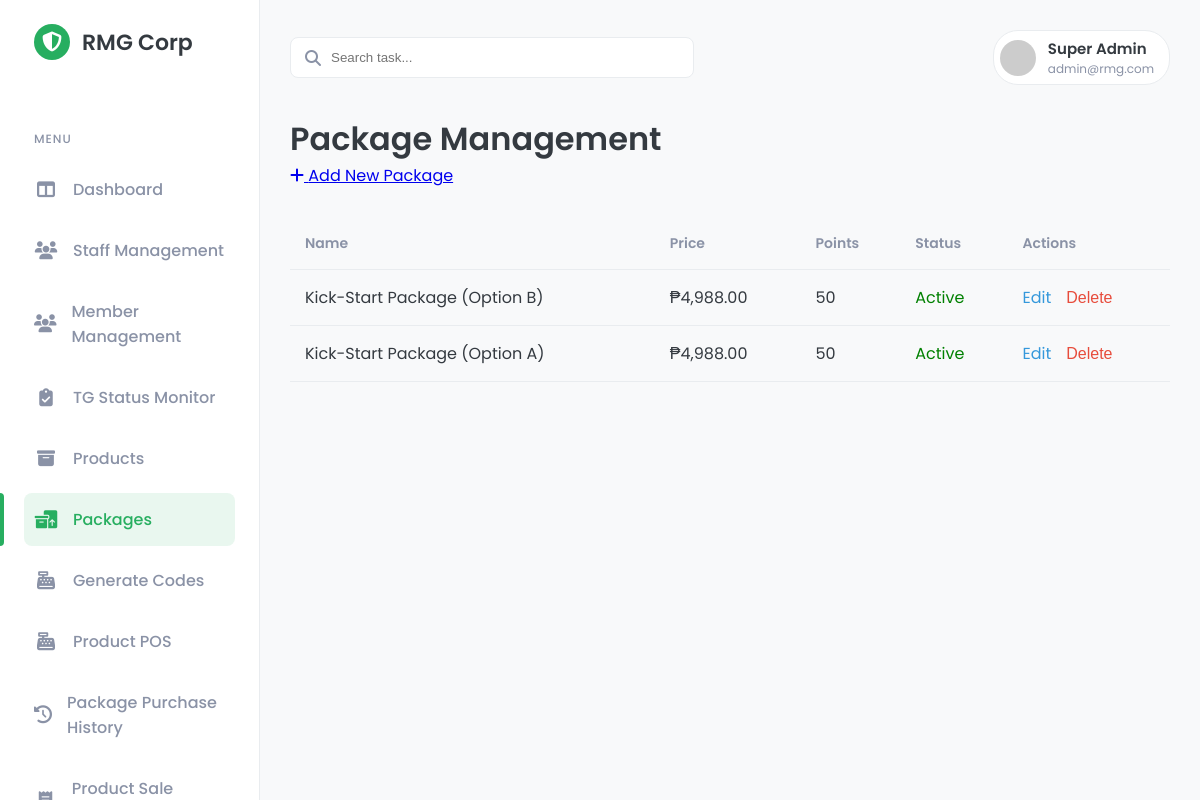
Page /public/admin/package_management.php (signed in) on the committed database.
### tables this page shows
CREATE TABLE `packages` (
  `id` int(10) UNSIGNED NOT NULL,
  `name` varchar(255) NOT NULL,
  `price` decimal(10,2) NOT NULL,
  `points_value` int(11) NOT NULL,
  `image_path` varchar(255) DEFAULT NULL,
  `is_active` tinyint(1) NOT NULL DEFAULT 1
);

### public/admin/package_management.php (the view, shortened to what this page needs)
<?php
require_once '../../src/templates/admin_header.php';
require_once '../../src/includes/db_connect.php';
?>
<div class="content-header">
    <h2>Package Management</h2>
    <?php if ($_SESSION['role'] === 'admin'): ?>
    <a href="package_add.php" class="btn btn-primary"><i class="fa-solid fa-plus"></i> Add New Package</a>
    <?php endif; ?>
</div>
<div class="card">
    <table>
        <thead>
            <tr>
                <th>Name</th>
                <th>Price</th>
                <th>Points</th>
                <th>Status</th>
                <?php if ($_SESSION['role'] === 'admin'): ?>
                <th>Actions</th>
                <?php endif; ?>
            </tr>
        </thead>
        <tbody>
    <?php
    $sql = "SELECT * FROM packages ORDER BY id DESC";
    $result = $mysqli->query($sql);
    if ($result && $result->num_rows > 0) {
        while ($package = $result->fetch_assoc()) {
            $status = $package['is_active'] ? '<span style="color: green;">Active</span>' : '<span style="color: red;">Inactive</span>';
            echo "<tr>";
            echo "<td>" . htmlspecialchars($package['name']) . "</td>";
            echo "<td>₱" . number_format($package['price'], 2) . "</td>";
            echo "<td>" . htmlspecialchars($package['points_value']) . "</td>";
            echo "<td>" . $status . "</td>";
            if ($_SESSION['role'] === 'admin') {
                echo '<td>';
                echo '<a href="package_edit.php?id=' . $package['id'] . '" style="color: #3498db; text-decoration: none; margin-right: 15px;">Edit</a>';
                echo '<form action="package_handle_delete.php" method="POST" style="display: inline;" onsubmit="return confirm(\'Are you sure you want to delete this package?\');">';
                echo '<button type="submit" style="background: none; border: none; color: #e74c3c; cursor: pointer; padding: 0; font-size: inherit;">Delete</button>';
                echo '</form>';
                echo '</td>';
            }
            echo "</tr>";
        }
    } else {
        echo '<tr><td colspan="5" style="text-align: center; padding: 20px;">No packages found.</td></tr>';
    }
    ?>
</tbody>
    </table>
</div>
<?php
require_once '../../src/templates/admin_footer.php';
?>

### public/css/admin_style.css (style rules this page uses)
:root { --primary-color: #27ae60; --primary-color-light: #e9f7ef; --secondary-color: #2c3e50; --background-color: #f8f9fa; --card-bg: #ffffff; --text-color: #343a40; --text-muted: #8a92a6; --border-color: #e9ecef; --shadow: 0 4px 12px rgba(0, 0, 0, 0.05); }
body { font-family: 'Poppins', sans-serif; margin: 0; background-color: var(--background-color); color: var(--text-color); font-size: 16px; }
.content-header { margin-bottom: 30px; }
.content-header h2 { margin: 0; font-size: 32px; font-weight: 600; }

### public/admin/package_management.php (style rules this page uses)
table { width: 100%; border-collapse: collapse; }
th, td { border-bottom: 1px solid var(--border-color); padding: 15px; text-align: left; vertical-align: middle; }
th { font-weight: 600; font-size: 14px; color: var(--text-muted); }

### rows in the picture
packages: name "Kick-Start Package (Option B)", price "4,988.00", points_value "50", is_active "Active"
packages: name "Kick-Start Package (Option A)", price "4,988.00", points_value "50", is_active "Active"

### other values in the picture
$_SESSION['user_name'] "Super Admin"
